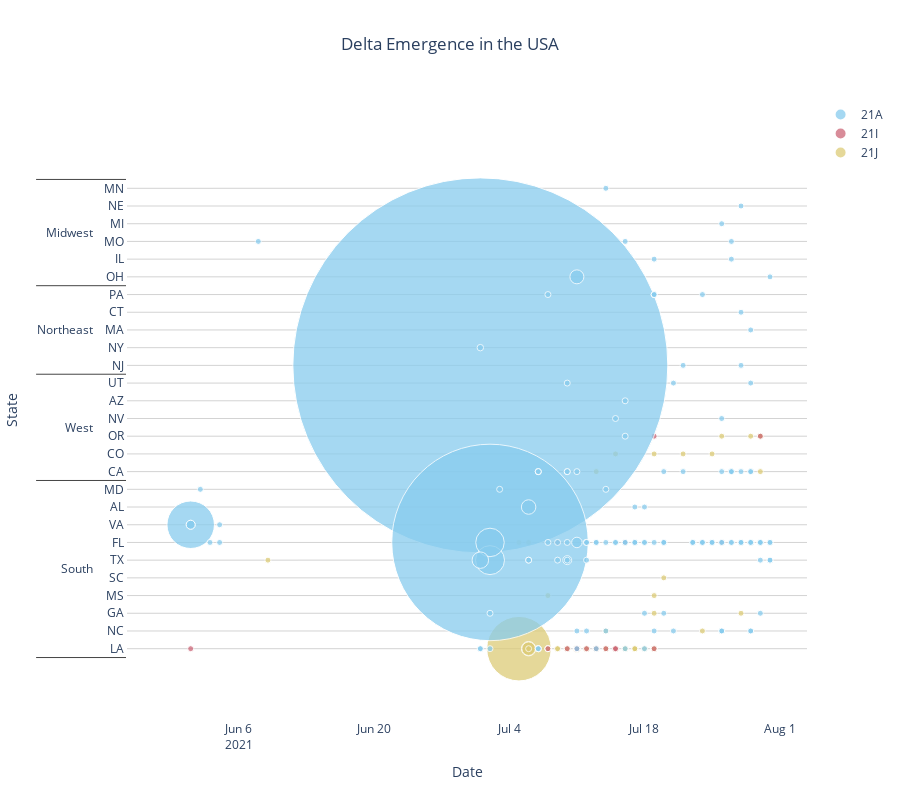

Notebook code cell kept with this figure:
### Markdown cell above
bubble map
x axis - data emerged in US (timeline)

y axis - state
size -  count
color - which delta clade

### Code cell
def add_clade_trace(df, fig, name):
    customdf = np.stack((df['count'], df['p_accession'] ),axis = -1)
    fig.add_trace(
        go.Scatter(mode = 'markers', x=df["date"], y=[df['region'],df["state"]],
                        showlegend = True,
                   name = name,meta = [name],
                   customdata = customdf,
                   hovertemplate = "<b>%{customdata[1]}</b><br>%{customdata[0]} reports hear after<br>%{meta[0]}<extra>%{y[0]}<br>%{y[1]}<br>%{x}<br></extra>",
                     marker = dict(
                         size=df["count"],
                         sizeref = 2, 
                         sizemin = 3,
                         color=df["color"],
                         opacity = 0.75),
                  ))

fig = go.Figure()

add_clade_trace(df_21J, fig, "21J")
add_clade_trace(df_21I, fig, "21I")
add_clade_trace(df_21A, fig, "21A")





fig.update_layout(
            title = dict(text = "Delta Emergence in the USA", x= 0.5),
            plot_bgcolor = 'white',
            legend = dict(itemsizing = 'constant', traceorder = "reversed"),
            height = 800
            )
fig.update_yaxes(
            title = dict(text = 'State'),
            showline = True,
            gridcolor = 'lightgrey',
            categoryorder = 'array',
            categoryarray = ['West', 'Midwest', 'Northeast', 'South'],
            type = 'multicategory',
            showdividers=True,
            tickson = 'labels'
)
fig.update_xaxes(
            title = dict(text = 'Date')
)
config = dict(scrollZoom = False, doubleClick = 'reset', displayModeBar = True,
                  modeBarButtonsToRemove=['zoom2d','zoomIn2d', 'zoomOut2d','autoScale2d','lasso2d','select2d'])
fig.show(config = config)
fig.write_html('../../visualizations/delta_emergence.html', config = config)

### Figure 1 — Plotly figure (JSON) as saved in the notebook; plotly's stock layout.template omitted (floating-point values rounded to 4 significant figures; data arrays with more than 128 entries replaced by an {"elided": "..."} marker saying what was removed)
{"data": [{"customdata": {"elided": "67x2 mixed values"}, "hovertemplate": "<b>%{customdata[1]}</b><br>%{customdata[0]} reports hear after<br>%{meta[0]}<extra>%{y[0]}<br>%{y[1]}<br>%{x}<br></extra>", "marker": {"color": ["rgb(221, 204, 119)", "rgb(221, 204, 119)", "rgb(221, 204, 119)", "rgb(221, 204, 119)", "rgb(221, 204, 119)", "rgb(221, 204, 119)", "rgb(221, 204, 119)", "rgb(221, 204, 119)", "rgb(221, 204, 119)", "rgb(221, 204, 119)", "rgb(221, 204, 119)", "rgb(221, 204, 119)", "rgb(221, 204, 119)", "rgb(221, 204, 119)", "rgb(221, 204, 119)", "rgb(221, 204, 119)", "rgb(221, 204, 119)", "rgb(221, 204, 119)", "rgb(221, 204, 119)", "rgb(221, 204, 119)", "rgb(221, 204, 119)", "rgb(221, 204, 119)", "rgb(221, 204, 119)", "rgb(221, 204, 119)", "rgb(221, 204, 119)", "rgb(221, 204, 119)", "rgb(221, 204, 119)", "rgb(221, 204, 119)", "rgb(221, 204, 119)", "rgb(221, 204, 119)", "rgb(221, 204, 119)", "rgb(221, 204, 119)", "rgb(221, 204, 119)", "rgb(221, 204, 119)", "rgb(221, 204, 119)", "rgb(221, 204, 119)", "rgb(221, 204, 119)", "rgb(221, 204, 119)", "rgb(221, 204, 119)", "rgb(221, 204, 119)", "rgb(221, 204, 119)", "rgb(221, 204, 119)", "rgb(221, 204, 119)", "rgb(221, 204, 119)", "rgb(221, 204, 119)", "rgb(221, 204, 119)", "rgb(221, 204, 119)", "rgb(221, 204, 119)", "rgb(221, 204, 119)", "rgb(221, 204, 119)", "rgb(221, 204, 119)", "rgb(221, 204, 119)", "rgb(221, 204, 119)", "rgb(221, 204, 119)", "rgb(221, 204, 119)", "rgb(221, 204, 119)", "rgb(221, 204, 119)", "rgb(221, 204, 119)", "rgb(221, 204, 119)", "rgb(221, 204, 119)", "rgb(221, 204, 119)", "rgb(221, 204, 119)", "rgb(221, 204, 119)", "rgb(221, 204, 119)", "rgb(221, 204, 119)", "rgb(221, 204, 119)", "rgb(221, 204, 119)"], "opacity": 0.75, "size": [129, 29, 27, 15, 10, 8, 6, 5, 4, 3, 3, 3, 3, 2, 2, 2, 2, 2, 2, 2, 2, 2, 1, 1, 1, 1, 1, 1, 1, 1, 1, 1, 1, 1, 1, 1, 1, 1, 1, 1, 1, 1, 1, 1, 1, 1, 1, 1, 1, 1, 1, 1, 1, 1, 1, 1, 1, 1, 1, 1, 1, 1, 1, 1, 1, 1, 1], "sizemin": 3, "sizeref": 2}, "meta": ["21J"], "mode": "markers", "name": "21J", "showlegend": true, "type": "scatter", "x": ["2021-07-05", "2021-07-06", "2021-07-06", "2021-07-11", "2021-07-10", "2021-07-07", "2021-07-08", "2021-07-16", "2021-07-13", "2021-07-24", "2021-07-13", "2021-07-11", "2021-07-15", "2021-07-14", "2021-07-15", "2021-07-12", "2021-07-12", "2021-07-11", "2021-07-17", "2021-07-19", "2021-07-22", "2021-07-29", "2021-07-19", "2021-07-30", "2021-07-17", "2021-07-30", "2021-07-17", "2021-07-18", "2021-07-19", "2021-07-19", "2021-07-28", "2021-07-19", "2021-07-19", "2021-07-26", "2021-07-19", "2021-07-25", "2021-07-19", "2021-07-19", "2021-07-19", "2021-07-20", "2021-07-17", "2021-06-09", "2021-07-14", "2021-07-16", "2021-07-16", "2021-07-06", "2021-07-06", "2021-07-07", "2021-07-08", "2021-07-08", "2021-07-08", "2021-07-09", "2021-07-09", "2021-07-10", "2021-07-10", "2021-07-11", "2021-07-12", "2021-07-12", "2021-07-12", "2021-07-13", "2021-07-13", "2021-07-14", "2021-07-05", "2021-07-14", "2021-07-15", "2021-07-15", "2021-07-30"], "y": {"elided": "2x67 str values"}}, {"customdata": [[8, "QXY23330"], [4, "QXP81155"], [4, "QXQ22774"], [3, "QYC62739"], [2, "QYJ49982"], [2, "QXY23294"], [1, "QYP37656"], [1, "QZX14550"], [1, "QZQ05743"], [1, "QXY07377"], [1, "QYL46928"], [1, "QWX30232"], [1, "QXY24530"], [1, "QXY24410"], [1, "QXP81755"], [1, "QXP81179"], [1, "QZB04898"]], "hovertemplate": "<b>%{customdata[1]}</b><br>%{customdata[0]} reports hear after<br>%{meta[0]}<extra>%{y[0]}<br>%{y[1]}<br>%{x}<br></extra>", "marker": {"color": ["rgb(204, 102, 119)", "rgb(204, 102, 119)", "rgb(204, 102, 119)", "rgb(204, 102, 119)", "rgb(204, 102, 119)", "rgb(204, 102, 119)", "rgb(204, 102, 119)", "rgb(204, 102, 119)", "rgb(204, 102, 119)", "rgb(204, 102, 119)", "rgb(204, 102, 119)", "rgb(204, 102, 119)", "rgb(204, 102, 119)", "rgb(204, 102, 119)", "rgb(204, 102, 119)", "rgb(204, 102, 119)", "rgb(204, 102, 119)"], "opacity": 0.75, "size": [8, 4, 4, 3, 2, 2, 1, 1, 1, 1, 1, 1, 1, 1, 1, 1, 1], "sizemin": 3, "sizeref": 2}, "meta": ["21I"], "mode": "markers", "name": "21I", "showlegend": true, "type": "scatter", "x": ["2021-07-12", "2021-07-10", "2021-07-08", "2021-07-14", "2021-07-09", "2021-07-13", "2021-07-16", "2021-07-29", "2021-07-26", "2021-07-19", "2021-07-19", "2021-06-01", "2021-07-15", "2021-07-15", "2021-07-11", "2021-07-11", "2021-07-30"], "y": [["South", "South", "South", "South", "South", "South", "South", null, "South", "South", "West", "South", "South", "South", "South", "South", "West"], ["LA", "LA", "LA", "LA", "FL", "LA", "FL", "TN", "FL", "LA", "OR", "LA", "LA", "LA", "LA", "LA", "OR"]]}, {"customdata": {"elided": "153x2 mixed values"}, "hovertemplate": "<b>%{customdata[1]}</b><br>%{customdata[0]} reports hear after<br>%{meta[0]}<extra>%{y[0]}<br>%{y[1]}<br>%{x}<br></extra>", "marker": {"color": {"elided": "153 str values"}, "opacity": 0.75, "size": {"elided": "153 int values"}, "sizemin": 3, "sizeref": 2}, "meta": ["21A"], "mode": "markers", "name": "21A", "showlegend": true, "type": "scatter", "x": {"elided": "153 str values"}, "y": {"elided": "2x153 str values"}}], "layout": {"height": 800, "legend": {"itemsizing": "constant", "traceorder": "reversed"}, "plot_bgcolor": "white", "title": {"text": "Delta Emergence in the USA", "x": 0.5}, "xaxis": {"title": {"text": "Date"}}, "yaxis": {"categoryarray": ["West", "Midwest", "Northeast", "South"], "categoryorder": "array", "gridcolor": "lightgrey", "showdividers": true, "showline": true, "tickson": "labels", "title": {"text": "State"}, "type": "multicategory"}}}
